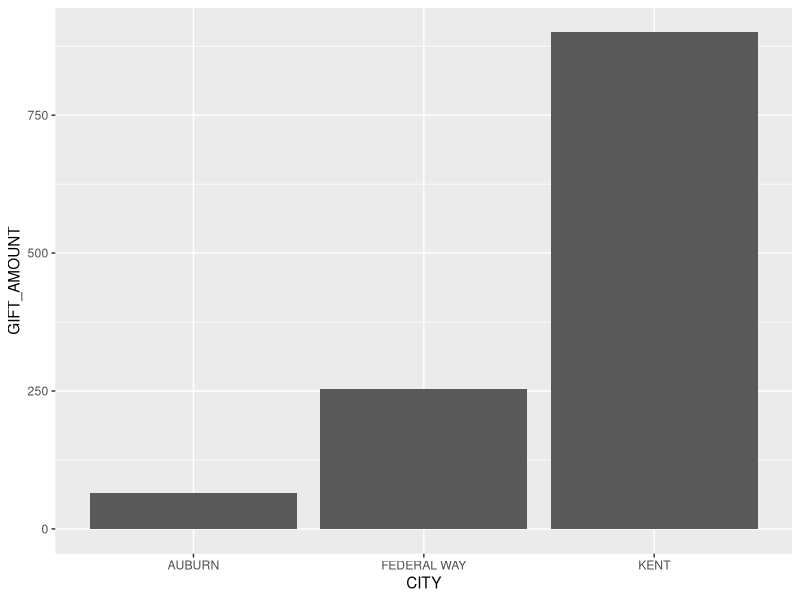
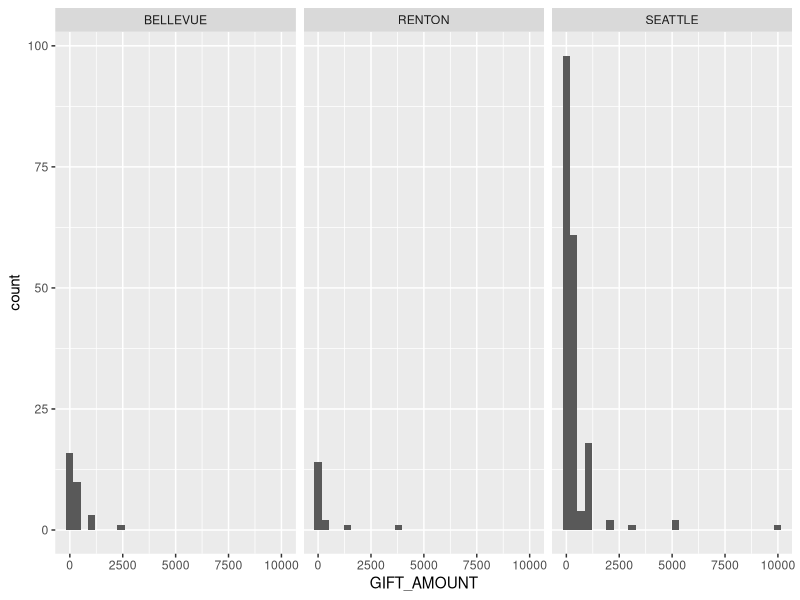

These figures' R source, in order:
## ---- chunk 1
# install.packages(c("tidyverse", "reshape2", "rmarkdown", "magrittr"))
## ---- chunk 2
library(tidyverse)
library(reshape2)
library(magrittr)
## ---- chunk 3
# Signle Values
# this is a comment
x <- 42  
y <- "forty two"  # comment
z <- TRUE
## ---- chunk 4
x + 5
# y + "something"
## ---- chunk 5
# Arrays / Vectors
a <- c(1, 2, 3, 4, 5)
b <- c(x, y, z)
c <- c("Seattle", "San Francisco", "Seattle", "Portland", "Tacoma")
## ---- chunk 6
a[1]
b[1]
c[1]
## ---- chunk 7
a[1:3]
## ---- chunk 8
a[2:4]
## ---- chunk 9
c
c[c(1,3,5)]
## ---- chunk 10
a[1] + a[2]
## ---- chunk 11
# Sum
sum(a)
## ---- chunk 12
# Length
length(a)
## ---- chunk 13
# Calculate Average
sum(a) / length(a)
## ---- chunk 14
# Average
mean(a)
## ---- chunk 15
# Median
median(a)
## ---- chunk 16
# Standard Deviation
sd(a)
## ---- chunk 17
# Min value
min(a)

# Max value
max(a)
## ---- chunk 18
# Summary function
summary(a)
## ---- chunk 19
# Other variable assignment sytax
5 -> d
e = 5
## ---- chunk 20
d
e
## ---- chunk 21
# Writing your own functions
add_two <- function(x) {
  x + 2
}
## ---- chunk 22
add_three_and_two <- function(x) {
  x <- x+3
  x <- x+2
  return(x)
}
## ---- chunk 23
add_x_and_y <- function(x, y) {
  x + y
}
## ---- chunk 24
add_x_and_y(88,4)
## ---- chunk 25
add_two(x)
add_three_and_two(x)
## ---- chunk 26
a
add_two(a)
add_three_and_two(a)
## ---- chunk 27
add_two(a)
mean(add_two(a))
## ---- chunk 28
summary(add_two(a))
## ---- chunk 29
a %>% add_two
## ---- chunk 30
a %>% add_two %>% mean
## ---- chunk 31
## Unique and Length
c 
c %>% length
c %>% unique
c %>% unique %>% length
## ---- chunk 32
## Determine Data Type
c %>% class
c %>% is
## ---- chunk 33
## Paste
c %>% paste
## ---- chunk 34
## Make a data frame from scratch
df <- data_frame(
  col.1 = c(1, 2, 3, 4, 5, 6, 7, 8, 9),
  col.2 = c("a", "b", "c", "d", "e", "f", "g", "h", "i"),
  col.3 = c(TRUE, TRUE, TRUE, FALSE, TRUE, FALSE, FALSE, TRUE, NA)
)
## ---- chunk 35
df
## ---- chunk 36
## Load dataframe from a spreadsheet
demo.donors <- read_csv("data/demo_donors.csv")
demo.transactions <- read_csv("data/demo_transactions.csv")
## ---- chunk 37
## View the data frame
df
## ---- chunk 38
View(df)
df %>% View
## ---- chunk 39
# Dimentions of a data frame
df %>% dim
df %>% nrow
df %>% ncol
## ---- chunk 40
# Column Names
df %>% names
## ---- chunk 41
# Renaming columns
names(df) <- c("Numbers", "Letters", "Booleans")
## ---- chunk 42
df %>% names
## ---- chunk 43
df
## ---- chunk 44
# View / Use only certain rows
df[1,]
## ---- chunk 45
df[1:8,]
## ---- chunk 46
df[3,2]
## ---- chunk 47
df[,1]
## ---- chunk 48
df
## ---- chunk 49
df$Letters
## ---- chunk 50
df$Booleans
## ---- chunk 51
# Finding N/A Values
df$Booleans %>% is.na
df$Booleans %>% is.na %>% sum
## ---- chunk 52

## ---- chunk 53
demo.donors
## ---- chunk 54
seatle.donors <- demo.donors %>%
  filter(CITY == "SEATTLE")
## ---- chunk 55
filter(demo.donors, CITY == "SEATTLE")
## ---- chunk 56
demo.donors %>%
  filter(CITY %in% c("FEDERAL WAY", "AUBURN", "KENT"))
## ---- chunk 57
demo.donors %>%
  dcast(CITY ~ .)
## ---- chunk 58
demo.donors %>%
  dcast(CITY ~ .) %>%
  set_colnames(c("CITY", "COUNT")) %>%
  arrange(desc(COUNT))
  
## ---- chunk 59
# Take a look at demo.transactions data frame
demo.transactions
demo.donors
## ---- chunk 60

demo.transactions %>% left_join(demo.donors, by="CONS_ID")
## ---- chunk 61
demo.total <- demo.transactions %>% 
  left_join(demo.donors, by="CONS_ID") %>%
  dcast(CITY ~ ., value.var = c("GIFT_AMOUNT"), fun.aggregate = sum) %>%
  set_colnames(c("CITY", "GIFT_TOTAL")) 

demo.avg <- demo.transactions %>% 
      left_join(demo.donors, by="CONS_ID") %>%
      dcast(CITY ~ ., value.var = c("GIFT_AMOUNT"), fun.aggregate = mean) %>%
      set_colnames(c("CITY", "GIFT_AVG")) 

demo.total %>%  
  left_join(demo.avg, by="CITY") %>%
  arrange(desc(GIFT_AVG))


## ---- chunk 62
demo.transactions %>% 
  left_join(demo.donors, by="CONS_ID") %>%
  dcast(CITY ~ ., value.var = c("GIFT_AMOUNT"), fun.aggregate = mean) %>%
  set_colnames(c("CITY", "GIFT_AMOUNT")) %>%
  arrange(desc(GIFT_AMOUNT)) %>%
  filter(CITY %in% c("FEDERAL WAY", "AUBURN", "KENT")) %>%
  ggplot(aes(x=CITY, y=GIFT_AMOUNT)) + 
    geom_col()
## ---- chunk 63
demo.transactions %>% 
  left_join(demo.donors, by="CONS_ID") %>%
  filter(CITY %in% c("SEATTLE", "RENTON", "BELLEVUE")) %>%
  ggplot(aes(x=GIFT_AMOUNT)) +
    geom_histogram() + 
      facet_wrap(~ CITY) 
  
